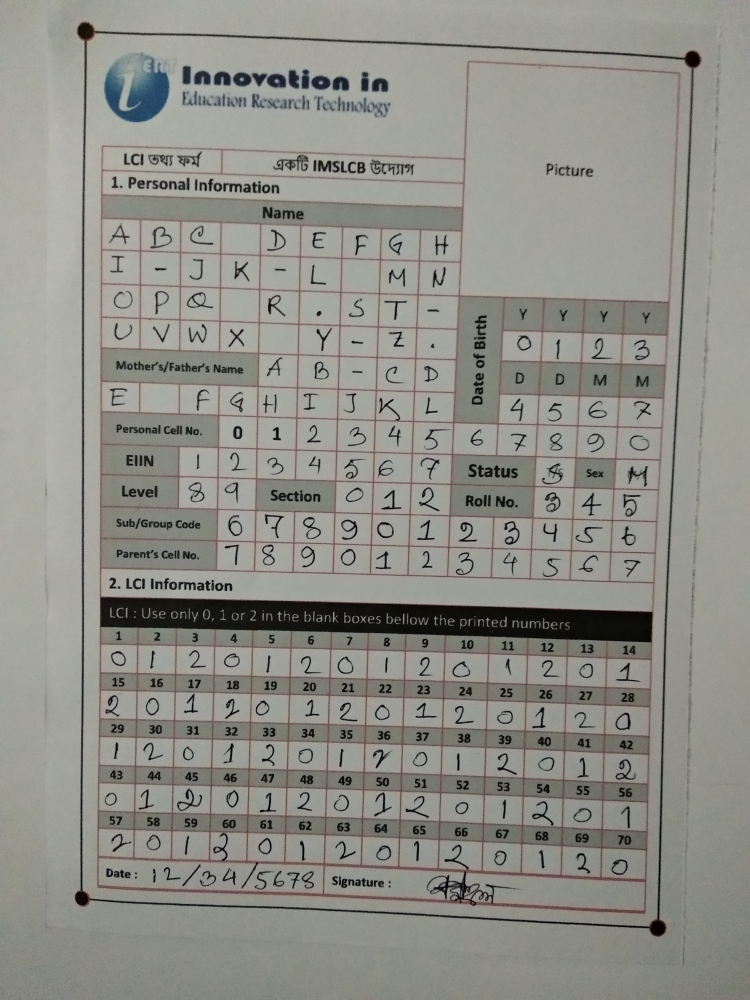
#> input picture Experiments/AI Api/Automatic Cropping/document-scanner/images/44.jpg, 3000 x 4000 px (shown at 1/4 size); its folder holds only this picture in this run
$ python -i D_Split.py   (imports and definitions only)
#> lines starting #> are read from the running program, lines starting #| are printed output that depends on the picture
#> further down, picture is the input picture: shape (4000, 3000, 3); mean B, G, R 135.8, 142.9, 143.4
import F_FinalPreprocess

import numpy as np
import cv2
import matplotlib.pyplot as plt
from scipy.spatial import ConvexHull
import glob

def MakeSharp(img):

    clahe = cv2.createCLAHE(clipLimit=5, tileGridSize=(1,1))

    lab = cv2.cvtColor(img, cv2.COLOR_BGR2LAB)
#> lab: shape (4000, 3000, 3); mean of channels 0, 1, 2 150.2, 126.9, 131.8
    l, a, b = cv2.split(lab)

    l2 = clahe.apply(l)
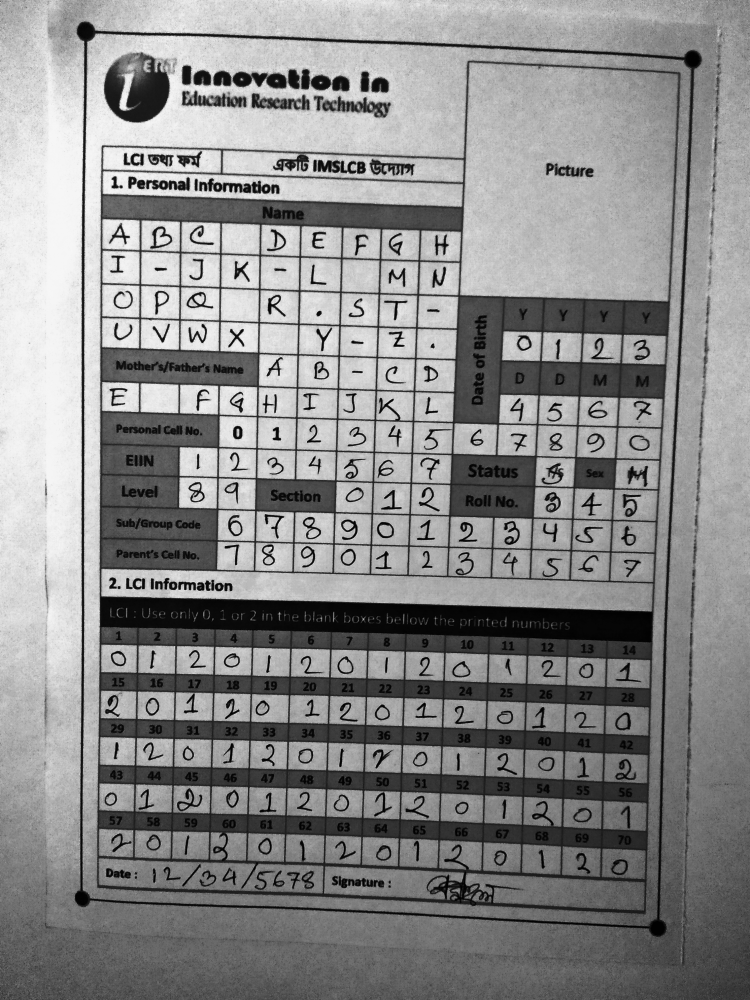
#> l2: shape (4000, 3000) (shown at 1/4 size); min 0, max 247, mean 138.8

    lab = cv2.merge((l2,a,b))
#> lab: shape (4000, 3000, 3); mean of channels 0, 1, 2 138.8, 126.9, 131.8
    img2 = cv2.cvtColor(lab, cv2.COLOR_LAB2BGR)

    return img2

# [143 lines left out: functions Sharpen, DeleteBorder, ActualPreProcess, func3, not called in this run]


#
#image = cv2.imread("form3/1.jpg")
#new_image = func3(image, "name")

>>> import cv2
>>> picture = cv2.imread('../../Experiments/AI Api/Automatic Cropping/document-scanner/images/44.jpg')
>>> result = MakeSharp(picture)
